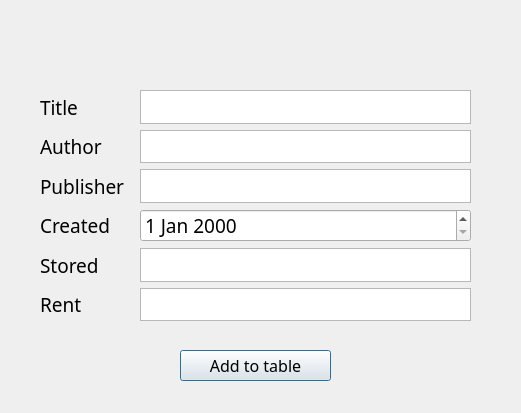
<?xml version="1.0" encoding="UTF-8"?>
<ui version="4.0">
 <class>addDialog</class>
 <widget class="QDialog" name="addDialog">
  <property name="geometry">
   <rect>
    <x>0</x>
    <y>0</y>
    <width>521</width>
    <height>413</height>
   </rect>
  </property>
  <property name="windowTitle">
   <string>Dialog</string>
  </property>
  <widget class="QWidget" name="verticalLayoutWidget_2">
   <property name="geometry">
    <rect>
     <x>140</x>
     <y>90</y>
     <width>331</width>
     <height>231</height>
    </rect>
   </property>
   <property name="font">
    <font>
     <family>맑은 고딕</family>
    </font>
   </property>
   <layout class="QVBoxLayout" name="verticalLayout_3">
    <item>
     <widget class="QTextEdit" name="titleEdit">
      <property name="font">
       <font>
        <family>맑은 고딕</family>
        <pointsize>12</pointsize>
       </font>
      </property>
     </widget>
    </item>
    <item>
     <widget class="QTextEdit" name="authorEdit">
      <property name="font">
       <font>
        <family>맑은 고딕</family>
        <pointsize>12</pointsize>
       </font>
      </property>
     </widget>
    </item>
    <item>
     <widget class="QTextEdit" name="publisherEdit">
      <property name="font">
       <font>
        <family>맑은 고딕</family>
        <pointsize>12</pointsize>
       </font>
      </property>
     </widget>
    </item>
    <item>
     <widget class="QDateEdit" name="createdEdit">
      <property name="font">
       <font>
        <family>맑은 고딕</family>
        <pointsize>14</pointsize>
       </font>
      </property>
     </widget>
    </item>
    <item>
     <widget class="QTextEdit" name="storedEdit">
      <property name="font">
       <font>
        <family>맑은 고딕</family>
        <pointsize>12</pointsize>
       </font>
      </property>
     </widget>
    </item>
    <item>
     <widget class="QTextEdit" name="rendEdit">
      <property name="font">
       <font>
        <family>맑은 고딕</family>
        <pointsize>12</pointsize>
       </font>
      </property>
     </widget>
    </item>
   </layout>
  </widget>
  <widget class="QPushButton" name="pushButton">
   <property name="geometry">
    <rect>
     <x>180</x>
     <y>350</y>
     <width>151</width>
     <height>31</height>
    </rect>
   </property>
   <property name="font">
    <font>
     <family>맑은 고딕</family>
     <pointsize>12</pointsize>
    </font>
   </property>
   <property name="text">
    <string>Add to table</string>
   </property>
  </widget>
  <widget class="QWidget" name="verticalLayoutWidget">
   <property name="geometry">
    <rect>
     <x>40</x>
     <y>90</y>
     <width>101</width>
     <height>231</height>
    </rect>
   </property>
   <property name="font">
    <font>
     <family>맑은 고딕</family>
     <pointsize>14</pointsize>
    </font>
   </property>
   <layout class="QVBoxLayout" name="verticalLayout">
    <item>
     <widget class="QLabel" name="label">
      <property name="font">
       <font>
        <family>맑은 고딕</family>
        <pointsize>14</pointsize>
        <weight>50</weight>
        <bold>false</bold>
       </font>
      </property>
      <property name="text">
       <string>Title</string>
      </property>
     </widget>
    </item>
    <item>
     <widget class="QLabel" name="label_3">
      <property name="font">
       <font>
        <family>맑은 고딕</family>
        <pointsize>14</pointsize>
       </font>
      </property>
      <property name="text">
       <string>Author</string>
      </property>
     </widget>
    </item>
    <item>
     <widget class="QLabel" name="label_4">
      <property name="font">
       <font>
        <family>맑은 고딕</family>
        <pointsize>14</pointsize>
       </font>
      </property>
      <property name="text">
       <string>Publisher</string>
      </property>
     </widget>
    </item>
    <item>
     <widget class="QLabel" name="label_5">
      <property name="font">
       <font>
        <family>맑은 고딕</family>
        <pointsize>14</pointsize>
       </font>
      </property>
      <property name="text">
       <string>Created</string>
      </property>
     </widget>
    </item>
    <item>
     <widget class="QLabel" name="label_6">
      <property name="font">
       <font>
        <family>맑은 고딕</family>
        <pointsize>14</pointsize>
       </font>
      </property>
      <property name="text">
       <string>Stored</string>
      </property>
     </widget>
    </item>
    <item>
     <widget class="QLabel" name="label_2">
      <property name="font">
       <font>
        <family>맑은 고딕</family>
        <pointsize>14</pointsize>
       </font>
      </property>
      <property name="text">
       <string>Rent</string>
      </property>
     </widget>
    </item>
   </layout>
  </widget>
 </widget>
 <resources/>
 <connections/>
</ui>
